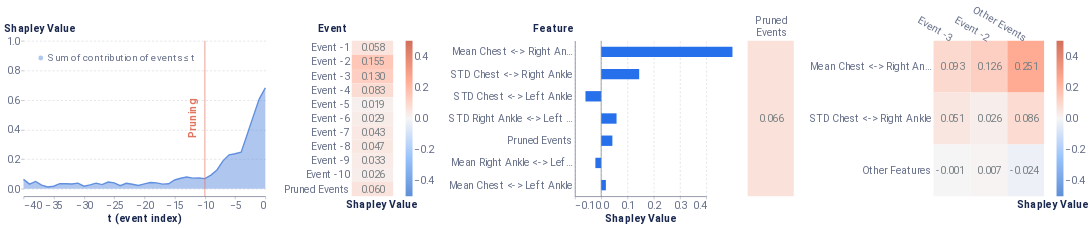

This figure's notebook cell:
### Code cell
# average sequence
local_report(f_hs, pos_x_data, pruning_dict, event_dict, feature_dict, cell_dict=cell_dict, entity_uuid=positive_sequence_id, entity_col='all_id', baseline=average_sequence)

### Figure 1 — Vega-Lite specification as saved in the notebook (floating-point values rounded to 4 significant figures)
{"config": {"axis": {"domain": true, "domainColor": "#666F89", "grid": false, "gridCap": "round", "gridColor": "#B3B7C4", "gridDash": [2, 4], "gridWidth": 0.5, "labelColor": "#666F89", "labelFont": "Roboto, Arial, sans-serif", "labelPadding": 2, "tickColor": "#666F89", "tickOpacity": 0.5, "tickSize": 4, "titleColor": "#19274E", "titleFont": "Roboto, Arial, sans-serif", "titleFontSize": 12}, "axisBand": {"domain": true, "labelPadding": 4, "ticks": false}, "axisY": {"domain": false, "titleAlign": "left", "titleAngle": 0, "titleX": -20, "titleY": -10}, "legend": {"labelColor": "#666F89", "labelFont": "Roboto, Arial, sans-serif", "labelFontSize": 12, "symbolSize": 40, "titleColor": "#19274E", "titleFont": "Roboto, Arial, sans-serif", "titleFontSize": 12, "titlePadding": 4}, "arc": {"stroke": "#FFFFFF", "strokeWidth": 1}, "bar": {"fill": "#2770EB", "stroke": null}, "line": {"stroke": "#2770EB", "strokeWidth": 2}, "path": {"stroke": "#2770EB", "strokeWidth": 0.5}, "point": {"fill": "#2770EB", "shape": "circle", "filled": true}, "rect": {"fill": "#2770EB"}, "rule": {"stroke": "#666F89"}, "shape": {"stroke": "#2770EB"}, "text": {"color": "#19274E", "font": "Roboto, Arial, sans-serif", "fontSize": 12}, "range": {"category": ["#2770EB", "#77B98A", "#DA5252", "#FFC400", "#A87AEA", "#00A39E", "#19274E"], "diverging": ["#006360", "#2BB3AE", "#96D9D7", "#FFFFFF", "#EDAAAA", "#DA5252", "#811D1D"], "heatmap": ["#18448F", "#1B4EA5", "#2770EB", "#4C88EE", "#82ACF3", "#A6C4F7", "#E9F1FD"], "ramp": ["#18448F", "#1B4EA5", "#2770EB", "#4C88EE", "#82ACF3", "#A6C4F7", "#E9F1FD"]}, "background": "#FFFFFF", "group": {"fill": "#FFFFFF"}, "header": {"labelColor": "#19274E", "labelFont": "Roboto, Arial, sans-serif", "labelFontSize": 12, "titleColor": "#19274E", "titleFont": "Roboto, Arial, sans-serif", "titleFontSize": 16}, "title": {"anchor": "start", "color": "#19274E", "font": "Roboto, Arial, sans-serif", "fontSize": 20, "fontWeight": "bold", "offset": 20, "subtitleColor": "#19274E", "subtitleFontSize": 16}, "view": {"continuousHeight": 300, "continuousWidth": 400, "stroke": "transparent"}}, "hconcat": [{"layer": [{"mark": {"type": "area", "opacity": 0.5}, "encoding": {"color": {"type": "nominal", "field": "Coalition", "legend": {"fillColor": "white", "labelFontSize": 14, "labelLimit": 0, "orient": "top-left", "symbolSize": 50, "symbolStrokeWidth": 0, "title": null}, "scale": {"domain": ["Sum of contribution of events ≤ t"], "range": ["#618FE0"]}}, "x": {"type": "quantitative", "axis": {"labelFontSize": 15, "title": "t (event index)", "titleFontSize": 15}, "field": "t (event index)"}, "y": {"type": "quantitative", "axis": {"grid": true, "labelFontSize": 15, "titleFontSize": 15, "titleX": -28}, "field": "Shapley Value", "scale": {"domain": [-0.05, 1]}}}}, {"mark": "line", "encoding": {"color": {"type": "nominal", "field": "Coalition", "legend": {"fillColor": "white", "labelFontSize": 14, "labelLimit": 0, "orient": "top-left", "symbolSize": 50, "symbolStrokeWidth": 0, "title": null}, "scale": {"domain": ["Sum of contribution of events ≤ t"], "range": ["#618FE0"]}}, "x": {"type": "quantitative", "axis": {"labelFontSize": 15, "title": "t (event index)", "titleFontSize": 15}, "field": "t (event index)"}, "y": {"type": "quantitative", "axis": {"grid": true, "labelFontSize": 15, "titleFontSize": 15, "titleX": -28}, "field": "Shapley Value", "scale": {"domain": [-0.05, 1]}}}}, {"data": {"name": "data-ea6fb2023c4926d86db045386cbe69c9"}, "mark": {"type": "rule", "color": "#E17560"}, "encoding": {"x": {"type": "quantitative", "field": "x"}}}, {"data": {"name": "data-f6e92330a9bf5f16bcc7fbdfb457f47c"}, "mark": {"type": "text", "angle": 270, "color": "#E17560", "fontSize": 15, "fontWeight": "bold", "text": "Pruning"}, "encoding": {"x": {"type": "quantitative", "field": "x"}}}], "data": {"name": "data-b993d0ea66f5e394a3e89cabcf34fa9d"}, "height": 225, "width": 350}, {"layer": [{"mark": "rect", "encoding": {"color": {"type": "quantitative", "field": "rounded", "legend": {"gradientLength": 225, "gradientThickness": 10, "labelFontSize": 15, "orient": "right"}, "scale": {"domain": [-0.5, 0.5], "range": ["#5f8fd6", "#99c3fb", "#f5f5f5", "#ffaa92", "#d16f5b"]}, "title": null}, "x": {"type": "ordinal", "axis": {"title": "Shapley Value", "titleFontSize": 15}, "field": "column"}, "y": {"type": "ordinal", "axis": {"domain": false, "labelFontSize": 15, "title": "Event", "titleFontSize": 15, "titleX": -49}, "field": "Feature", "sort": ["Event -1", "Event -2", "Event -3", "Event -4", "Event -5", "Event -6", "Event -7", "Event -8", "Event -9", "Event -10", "Pruned Events"]}}}, {"mark": {"type": "text", "align": "right", "baseline": "middle", "color": "#798184", "dx": 18, "fontSize": 15}, "encoding": {"text": {"type": "nominal", "field": "rounded_str"}, "x": {"type": "ordinal", "axis": {"domain": false, "labels": false, "title": "Shapley Value", "titleX": 43}, "field": "column"}, "y": {"type": "ordinal", "axis": {"domain": false, "labelFontSize": 15, "title": "Event", "titleFontSize": 15, "titleX": -49}, "field": "Feature", "sort": ["Event -1", "Event -2", "Event -3", "Event -4", "Event -5", "Event -6", "Event -7", "Event -8", "Event -9", "Event -10", "Pruned Events"]}}}], "data": {"name": "data-560074f8c2aa9db9ad66c4e3f7f15f20"}, "height": 225, "width": 60}, {"layer": [{"data": {"name": "data-419cf83a08153bb169b4c252342a0112"}, "mark": {"type": "bar", "size": 15, "thickness": 1}, "encoding": {"x": {"type": "quantitative", "axis": {"grid": true, "labelFontSize": 15, "title": "Shapley Value", "titleFontSize": 15}, "field": "Shapley Value", "scale": {"domain": [-0.1, 0.4]}}, "y": {"type": "nominal", "axis": {"labelFontSize": 15, "title": "Feature", "titleFontSize": 15, "titleX": -61}, "field": "Feature", "sort": {"field": "sort_col", "order": "descending"}}}}, {"data": {"name": "data-9c00aa9dc2b1c1a0b4bf9b34ead12925"}, "mark": {"type": "rule", "color": "#798184"}, "encoding": {"x": {"type": "quantitative", "field": "x"}}}], "height": 225, "width": 190}, {"hconcat": [{"layer": [{"mark": "rect", "encoding": {"color": {"type": "quantitative", "field": "rounded", "legend": null, "scale": {"domain": [-0.5, 0.5], "range": ["#5f8fd6", "#99c3fb", "#f5f5f5", "#ffaa92", "#d16f5b"]}, "title": null}, "x": {"type": "nominal", "axis": {"titleFontSize": 15}, "field": "Event"}, "y": {"type": "nominal", "axis": {"domain": false, "labels": false, "title": null}, "field": "Feature"}}}, {"mark": {"type": "text", "align": "right", "baseline": "middle", "color": "#798184", "dx": 18, "fontSize": 15}, "encoding": {"text": {"type": "nominal", "field": "rounded_str"}, "x": {"type": "nominal", "axis": {"domain": false, "labelAngle": 0, "labelFontSize": 15, "labelOffset": 24, "labelPadding": 30, "orient": "top", "title": null}, "field": "Event"}, "y": {"type": "nominal", "axis": {"domain": false, "labels": false, "title": null}, "field": "Feature"}}}], "data": {"name": "data-abd6c500c01efeb9861f962e72f0eb9e"}, "height": 225, "width": 66.67}, {"layer": [{"mark": "rect", "encoding": {"color": {"type": "quantitative", "field": "rounded", "legend": {"gradientLength": 225, "gradientThickness": 10, "labelFontSize": 15, "orient": "right"}, "scale": {"domain": [-0.5, 0.5], "range": ["#5f8fd6", "#99c3fb", "#f5f5f5", "#ffaa92", "#d16f5b"]}, "title": null}, "x": {"type": "nominal", "axis": {"titleFontSize": 15}, "field": "Event", "sort": ["Event -3", "Event -2"]}, "y": {"type": "nominal", "axis": {"domain": false, "labelFontSize": 15, "title": null}, "field": "Feature", "sort": ["Mean Chest <-> Right Ankle", "STD Chest <-> Right Ankle"]}}}, {"mark": {"type": "text", "align": "right", "baseline": "middle", "color": "#798184", "dx": 18, "fontSize": 15}, "encoding": {"text": {"type": "nominal", "field": "rounded_str"}, "x": {"type": "nominal", "axis": {"domain": false, "labelAngle": 30, "labelFontSize": 15, "orient": "top", "title": "Shapley Value", "titleX": 172, "titleY": 245}, "field": "Event", "sort": ["Event -3", "Event -2"]}, "y": {"type": "nominal", "axis": {"domain": false, "labelFontSize": 15, "title": null}, "field": "Feature", "sort": ["Mean Chest <-> Right Ankle", "STD Chest <-> Right Ankle"]}}}], "data": {"name": "data-e8407014c5ecb00015d27f4d2f1482d7"}, "height": 225, "width": 160}], "resolve": {"scale": {"color": "independent"}}}], "resolve": {"scale": {"color": "independent"}}, "$schema": "https://vega.github.io/schema/vega-lite/v4.8.1.json", "datasets": {"data-b993d0ea66f5e394a3e89cabcf34fa9d": [{"Coalition": "Sum of contribution of events > t", "t (event index)": 0, "Shapley Value": 5.588e-09}, {"Coalition": "Sum of contribution of events ≤ t", "t (event index)": 0, "Shapley Value": 0.682}, {"Coalition": "Sum of contribution of events > t", "t (event index)": -1, "Shapley Value": 0.07392}, {"Coalition": "Sum of contribution of events ≤ t", "t (event index)": -1, "Shapley Value": 0.6081}, {"Coalition": "Sum of contribution of events > t", "t (event index)": -2, "Shapley Value": 0.1926}, {"Coalition": "Sum of contribution of events ≤ t", "t (event index)": -2, "Shapley Value": 0.4894}, {"Coalition": "Sum of contribution of events > t", "t (event index)": -3, "Shapley Value": 0.3154}, {"Coalition": "Sum of contribution of events ≤ t", "t (event index)": -3, "Shapley Value": 0.3666}, {"Coalition": "Sum of contribution of events > t", "t (event index)": -4, "Shapley Value": 0.4341}, {"Coalition": "Sum of contribution of events ≤ t", "t (event index)": -4, "Shapley Value": 0.2479}, {"Coalition": "Sum of contribution of events > t", "t (event index)": -5, "Shapley Value": 0.445}, {"Coalition": "Sum of contribution of events ≤ t", "t (event index)": -5, "Shapley Value": 0.237}, {"Coalition": "Sum of contribution of events > t", "t (event index)": -6, "Shapley Value": 0.4522}, {"Coalition": "Sum of contribution of events ≤ t", "t (event index)": -6, "Shapley Value": 0.2298}, {"Coalition": "Sum of contribution of events > t", "t (event index)": -7, "Shapley Value": 0.493}, {"Coalition": "Sum of contribution of events ≤ t", "t (event index)": -7, "Shapley Value": 0.189}, {"Coalition": "Sum of contribution of events > t", "t (event index)": -8, "Shapley Value": 0.5546}, {"Coalition": "Sum of contribution of events ≤ t", "t (event index)": -8, "Shapley Value": 0.1274}, {"Coalition": "Sum of contribution of events > t", "t (event index)": -9, "Shapley Value": 0.5891}, {"Coalition": "Sum of contribution of events ≤ t", "t (event index)": -9, "Shapley Value": 0.09295}, {"Coalition": "Sum of contribution of events > t", "t (event index)": -10, "Shapley Value": 0.6131}, {"Coalition": "Sum of contribution of events ≤ t", "t (event index)": -10, "Shapley Value": 0.06897}, {"Coalition": "Sum of contribution of events > t", "t (event index)": -11, "Shapley Value": 0.6085}, {"Coalition": "Sum of contribution of events ≤ t", "t (event index)": -11, "Shapley Value": 0.07354}, {"Coalition": "Sum of contribution of events > t", "t (event index)": -12, "Shapley Value": 0.6098}, {"Coalition": "Sum of contribution of events ≤ t", "t (event index)": -12, "Shapley Value": 0.07223}, {"Coalition": "Sum of contribution of events > t", "t (event index)": -13, "Shapley Value": 0.6025}, {"Coalition": "Sum of contribution of events ≤ t", "t (event index)": -13, "Shapley Value": 0.07953}, {"Coalition": "Sum of contribution of events > t", "t (event index)": -14, "Shapley Value": 0.6107}, {"Coalition": "Sum of contribution of events ≤ t", "t (event index)": -14, "Shapley Value": 0.07132}, {"Coalition": "Sum of contribution of events > t", "t (event index)": -15, "Shapley Value": 0.6223}, {"Coalition": "Sum of contribution of events ≤ t", "t (event index)": -15, "Shapley Value": 0.05975}, {"Coalition": "Sum of contribution of events > t", "t (event index)": -16, "Shapley Value": 0.6479}, {"Coalition": "Sum of contribution of events ≤ t", "t (event index)": -16, "Shapley Value": 0.03413}, {"Coalition": "Sum of contribution of events > t", "t (event index)": -17, "Shapley Value": 0.6502}, {"Coalition": "Sum of contribution of events ≤ t", "t (event index)": -17, "Shapley Value": 0.03183}, {"Coalition": "Sum of contribution of events > t", "t (event index)": -18, "Shapley Value": 0.6418}, {"Coalition": "Sum of contribution of events ≤ t", "t (event index)": -18, "Shapley Value": 0.04022}, {"Coalition": "Sum of contribution of events > t", "t (event index)": -19, "Shapley Value": 0.6394}, {"Coalition": "Sum of contribution of events ≤ t", "t (event index)": -19, "Shapley Value": 0.04258}, {"Coalition": "Sum of contribution of events > t", "t (event index)": -20, "Shapley Value": 0.648}, {"Coalition": "Sum of contribution of events ≤ t", "t (event index)": -20, "Shapley Value": 0.03399}, {"Coalition": "Sum of contribution of events > t", "t (event index)": -21, "Shapley Value": 0.6591}, {"Coalition": "Sum of contribution of events ≤ t", "t (event index)": -21, "Shapley Value": 0.02297}, {"Coalition": "Sum of contribution of events > t", "t (event index)": -22, "Shapley Value": 0.6511}, {"Coalition": "Sum of contribution of events ≤ t", "t (event index)": -22, "Shapley Value": 0.03097}, {"Coalition": "Sum of contribution of events > t", "t (event index)": -23, "Shapley Value": 0.6444}, {"Coalition": "Sum of contribution of events ≤ t", "t (event index)": -23, "Shapley Value": 0.03767}, {"Coalition": "Sum of contribution of events > t", "t (event index)": -24, "Shapley Value": 0.6607}, {"Coalition": "Sum of contribution of events ≤ t", "t (event index)": -24, "Shapley Value": 0.02134}, {"Coalition": "Sum of contribution of events > t", "t (event index)": -25, "Shapley Value": 0.6415}, {"Coalition": "Sum of contribution of events ≤ t", "t (event index)": -25, "Shapley Value": 0.04049}, {"Coalition": "Sum of contribution of events > t", "t (event index)": -26, "Shapley Value": 0.6362}, {"Coalition": "Sum of contribution of events ≤ t", "t (event index)": -26, "Shapley Value": 0.04587}, {"Coalition": "Sum of contribution of events > t", "t (event index)": -27, "Shapley Value": 0.6534}, {"Coalition": "Sum of contribution of events ≤ t", "t (event index)": -27, "Shapley Value": 0.02864}, {"Coalition": "Sum of contribution of events > t", "t (event index)": -28, "Shapley Value": 0.6433}, {"Coalition": "Sum of contribution of events ≤ t", "t (event index)": -28, "Shapley Value": 0.03872}, {"Coalition": "Sum of contribution of events > t", "t (event index)": -29, "Shapley Value": 0.6555}, {"Coalition": "Sum of contribution of events ≤ t", "t (event index)": -29, "Shapley Value": 0.02651}, {"Coalition": "Sum of contribution of events > t", "t (event index)": -30, "Shapley Value": 0.6641}, {"Coalition": "Sum of contribution of events ≤ t", "t (event index)": -30, "Shapley Value": 0.01796}, {"Coalition": "Sum of contribution of events > t", "t (event index)": -31, "Shapley Value": 0.6437}, {"Coalition": "Sum of contribution of events ≤ t", "t (event index)": -31, "Shapley Value": 0.03836}, {"Coalition": "Sum of contribution of events > t", "t (event index)": -32, "Shapley Value": 0.6493}, {"Coalition": "Sum of contribution of events ≤ t", "t (event index)": -32, "Shapley Value": 0.03277}, {"Coalition": "Sum of contribution of events > t", "t (event index)": -33, "Shapley Value": 0.6481}, {"Coalition": "Sum of contribution of events ≤ t", "t (event index)": -33, "Shapley Value": 0.03397}, {"Coalition": "Sum of contribution of events > t", "t (event index)": -34, "Shapley Value": 0.6471}, {"Coalition": "Sum of contribution of events ≤ t", "t (event index)": -34, "Shapley Value": 0.03492}, {"Coalition": "Sum of contribution of events > t", "t (event index)": -35, "Shapley Value": 0.6645}, {"Coalition": "Sum of contribution of events ≤ t", "t (event index)": -35, "Shapley Value": 0.01757}, {"Coalition": "Sum of contribution of events > t", "t (event index)": -36, "Shapley Value": 0.6696}, {"Coalition": "Sum of contribution of events ≤ t", "t (event index)": -36, "Shapley Value": 0.0124}, {"Coalition": "Sum of contribution of events > t", "t (event index)": -37, "Shapley Value": 0.6566}, {"Coalition": "Sum of contribution of events ≤ t", "t (event index)": -37, "Shapley Value": 0.02545}, {"Coalition": "Sum of contribution of events > t", "t (event index)": -38, "Shapley Value": 0.6322}, {"Coalition": "Sum of contribution of events ≤ t", "t (event index)": -38, "Shapley Value": 0.04984}, {"Coalition": "Sum of contribution of events > t", "t (event index)": -39, "Shapley Value": 0.65}, {"Coalition": "Sum of contribution of events ≤ t", "t (event index)": -39, "Shapley Value": 0.03201}, {"Coalition": "Sum of contribution of events > t", "t (event index)": -40, "Shapley Value": 0.6184}, {"Coalition": "Sum of contribution of events ≤ t", "t (event index)": -40, "Shapley Value": 0.06363}], "data-ea6fb2023c4926d86db045386cbe69c9": [{"x": -10}], "data-f6e92330a9bf5f16bcc7fbdfb457f47c": [{"x": -12}], "data-560074f8c2aa9db9ad66c4e3f7f15f20": [{"Shapley Value": 0.05791, "Feature": "Event -1", "row": 1, "column": 1, "rounded": 0.058, "rounded_str": "0.058"}, {"Shapley Value": 0.1551, "Feature": "Event -2", "row": 2, "column": 1, "rounded": 0.155, "rounded_str": "0.155"}, {"Shapley Value": 0.1299, "Feature": "Event -3", "row": 3, "column": 1, "rounded": 0.13, "rounded_str": "0.130"}, {"Shapley Value": 0.0828, "Feature": "Event -4", "row": 4, "column": 1, "rounded": 0.083, "rounded_str": "0.083"}, {"Shapley Value": 0.01867, "Feature": "Event -5", "row": 5, "column": 1, "rounded": 0.019, "rounded_str": "0.019"}, {"Shapley Value": 0.02882, "Feature": "Event -6", "row": 6, "column": 1, "rounded": 0.029, "rounded_str": "0.029"}, {"Shapley Value": 0.04312, "Feature": "Event -7", "row": 7, "column": 1, "rounded": 0.043, "rounded_str": "0.043"}, {"Shapley Value": 0.04688, "Feature": "Event -8", "row": 8, "column": 1, "rounded": 0.047, "rounded_str": "0.047"}, {"Shapley Value": 0.03312, "Feature": "Event -9", "row": 9, "column": 1, "rounded": 0.033, "rounded_str": "0.033"}, {"Shapley Value": 0.02602, "Feature": "Event -10", "row": 10, "column": 1, "rounded": 0.026, "rounded_str": "0.026"}, {"Shapley Value": 0.0596, "Feature": "Pruned Events", "row": 11, "column": 1, "rounded": 0.06, "rounded_str": "0.060"}], "data-419cf83a08153bb169b4c252342a0112": [{"Random seed": 42, "NSamples": 32000, "Feature": "Mean Chest <-> Right Ankle", "Shapley Value": 0.5, "sort_col": 0.5}, {"Random seed": 42, "NSamples": 32000, "Feature": "STD Chest <-> Right Ankle", "Shapley Value": 0.1448, "sort_col": 0.1448}, {"Random seed": 42, "NSamples": 32000, "Feature": "Mean Chest <-> Left Ankle", "Shapley Value": 0.0179, "sort_col": 0.0179}, {"Random seed": 42, "NSamples": 32000, "Feature": "STD Chest <-> Left Ankle", "Shapley Value": -0.05983, "sort_col": 0.05983}, {"Random seed": 42, "NSamples": 32000, "Feature": "Mean Right Ankle <-> Left Ankle", "Shapley Value": -0.02203, "sort_col": 0.02203}, {"Random seed": 42, "NSamples": 32000, "Feature": "STD Right Ankle <-> Left Ankle", "Shapley Value": 0.05854, "sort_col": 0.05854}, {"Random seed": 42, "NSamples": 32000, "Feature": "Pruned Events", "Shapley Value": 0.04269, "sort_col": 0.04269}], "data-9c00aa9dc2b1c1a0b4bf9b34ead12925": [{"x": 0}], "data-abd6c500c01efeb9861f962e72f0eb9e": [{"Event": ["Pruned", "Events"], "Feature": "Other features", "rounded": 0.066, "rounded_str": "0.066"}], "data-e8407014c5ecb00015d27f4d2f1482d7": [{"Event": "Other Events", "Feature": "Mean Chest <-> Right Ankle", "Shapley Value": 0.2511, "rounded": 0.251, "rounded_str": "0.251"}, {"Event": "Event -2", "Feature": "Mean Chest <-> Right Ankle", "Shapley Value": 0.126, "rounded": 0.126, "rounded_str": "0.126"}, {"Event": "Event -3", "Feature": "Mean Chest <-> Right Ankle", "Shapley Value": 0.09328, "rounded": 0.093, "rounded_str": "0.093"}, {"Event": "Other Events", "Feature": "STD Chest <-> Right Ankle", "Shapley Value": 0.0863, "rounded": 0.086, "rounded_str": "0.086"}, {"Event": "Event -3", "Feature": "STD Chest <-> Right Ankle", "Shapley Value": 0.0515, "rounded": 0.051, "rounded_str": "0.051"}, {"Event": "Event -2", "Feature": "STD Chest <-> Right Ankle", "Shapley Value": 0.02646, "rounded": 0.026, "rounded_str": "0.026"}, {"Event": "Event -2", "Feature": "Other Features", "Shapley Value": 0.007433, "rounded": 0.007, "rounded_str": "0.007"}, {"Event": "Event -3", "Feature": "Other Features", "Shapley Value": -0.001288, "rounded": -0.001, "rounded_str": "-0.001"}, {"Event": "Other Events", "Feature": "Other Features", "Shapley Value": -0.0245, "rounded": -0.024, "rounded_str": "-0.024"}]}}
